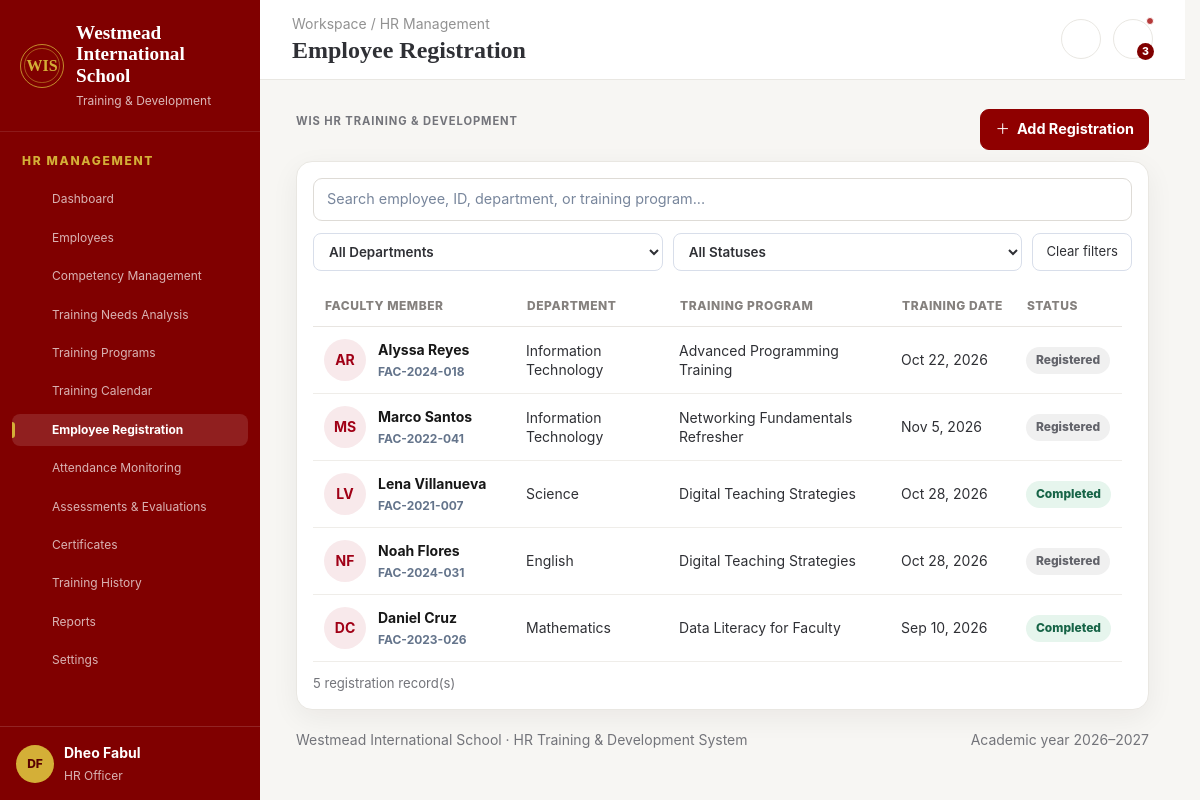
/admin/registrations.php (signed in), run on the app's committed database.
### tables this page shows
CREATE TABLE `registrations` (
  `id` int(10) UNSIGNED NOT NULL,
  `employee_id` int(10) UNSIGNED NOT NULL,
  `program_id` int(10) UNSIGNED NOT NULL,
  `status` enum('Registered','In Progress','Completed','Withdrawn') NOT NULL DEFAULT 'Registered',
  `registered_at` timestamp NOT NULL DEFAULT current_timestamp()
);

CREATE TABLE `employees` (
  `id` int(10) UNSIGNED NOT NULL,
  `employee_code` varchar(30) NOT NULL,
  `first_name` varchar(80) NOT NULL,
  `last_name` varchar(80) NOT NULL,
  `email` varchar(160) NOT NULL,
  `phone` varchar(35) DEFAULT NULL,
  `department` varchar(100) NOT NULL,
  `job_title` varchar(120) NOT NULL,
  `specialization` varchar(120) NOT NULL,
  `hire_date` date DEFAULT NULL,
  `employment_status` enum('Active','On Leave','Inactive') NOT NULL DEFAULT 'Active',
  `created_at` timestamp NOT NULL DEFAULT current_timestamp()
);

CREATE TABLE `training_programs` (
  `id` int(10) UNSIGNED NOT NULL,
  `title` varchar(180) NOT NULL,
  `category` varchar(120) NOT NULL,
  `specialization` varchar(120) NOT NULL,
  `description` text DEFAULT NULL,
  `trainer_user_id` int(10) UNSIGNED DEFAULT NULL,
  `start_date` date NOT NULL,
  `end_date` date DEFAULT NULL,
  `start_time` time DEFAULT NULL,
  `venue` varchar(160) DEFAULT NULL,
  `capacity` smallint(5) UNSIGNED NOT NULL DEFAULT 30,
  `status` enum('Draft','Upcoming','Ongoing','Completed','Cancelled') NOT NULL DEFAULT 'Upcoming',
  `created_by` int(10) UNSIGNED DEFAULT NULL,
  `created_at` timestamp NOT NULL DEFAULT current_timestamp()
);

### admin/registrations.php (the view, shortened to what this page needs)
<?php
require_once __DIR__ . '/../includes/page_bootstrap.php';
function render_registration(PDO $pdo): string
{
    $emps = employees_for($pdo);
    $progs = program_select($pdo);
    $joined = $pdo->query(
        'SELECT r.id, r.status, r.registered_at, r.employee_id, r.program_id, '
            . 'e.employee_code, e.first_name, e.last_name, e.department, '
            . 'p.title, p.start_date '
            . 'FROM registrations r '
            . 'JOIN employees e ON e.id = r.employee_id '
            . 'JOIN training_programs p ON p.id = r.program_id '
            . 'ORDER BY r.registered_at DESC'
    )->fetchAll(PDO::FETCH_ASSOC);
    $departments = [];
    foreach ($joined as $r) {
        $department = trim((string)($r['department'] ?? ''));
        if ($department !== '') {
            $departments[$department] = $department;
        }
    }
    natcasesort($departments);
    $statuses = [];
    foreach ($joined as $r) {
        $status = trim((string)($r['status'] ?? ''));
        if ($status !== '') {
            $statuses[$status] = $status;
        }
    }
    natcasesort($statuses);
    $html = '<div class="registration-page">';
    $html .= '<div class="registration-page-heading">'
        . '<div class="registration-page-intro">'
        . page_intro(
            '',
            ''
        )
        . '</div>'
        . '<button type="button" class="registration-add-btn" '
        . 'id="openRegistrationModal">'
        . '<span aria-hidden="true">＋</span> Add Registration'
        . '</button>'
        . '</div>';
    $html .= '<section class="card registration-history-card">';
    $html .= '<div class="registration-filters">'
        . '<input type="search" id="registrationSearch" '
        . 'placeholder="Search employee, ID, department, or training program..." '
        . 'aria-label="Search registrations">';
    $html .= '<div class="registration-filter-row">'
        . '<select id="registrationDepartment" aria-label="Filter by department">'
        . '<option value="">All Departments</option>';
    foreach ($departments as $department) {
        $html .= '<option value="' . h($department) . '">'
            . h($department) . '</option>';
    }
    $html .= '</select>'
        . '<select id="registrationStatus" aria-label="Filter by status">'
        . '<option value="">All Statuses</option>';
    foreach ($statuses as $status) {
        $html .= '<option value="' . h($status) . '">'
            . h($status) . '</option>';
    }
    $html .= '</select>'
        . '<button type="button" class="registration-clear-filters" '
        . 'id="clearRegistrationFilters">Clear filters</button>'
        . '</div></div>';
    $html .= '<div class="table-wrap registration-table-wrap" data-max-rows="5">'
        . '<table class="registration-table" id="registrationTable">'
        . '<thead><tr>'
        . '<th>FACULTY MEMBER</th>'
        . '<th>DEPARTMENT</th>'
        . '<th>TRAINING PROGRAM</th>'
        . '<th>TRAINING DATE</th>'
        . '<th>STATUS</th>'
        . '</tr></thead><tbody>';
    foreach ($joined as $r) {
        $employeeCode = (string)($r['employee_code'] ?? '');
        $employeeName = trim(
            (string)($r['first_name'] ?? '') . ' '
                . (string)($r['last_name'] ?? '')
        );
        $firstName = trim((string)($r['first_name'] ?? ''));
        $lastName = trim((string)($r['last_name'] ?? ''));
        $initials = strtoupper(
            (function_exists('mb_substr') ? mb_substr($firstName, 0, 1) : substr($firstName, 0, 1))
                . (function_exists('mb_substr') ? mb_substr($lastName, 0, 1) : substr($lastName, 0, 1))
        );
        $department = (string)($r['department'] ?? '');
        $programTitle = (string)($r['title'] ?? '');
        $status = (string)($r['status'] ?? '');
        $trainingDate = !empty($r['start_date'])
            ? date('Y-m-d', strtotime((string)$r['start_date']))
            : '';
        $searchText = strtolower(
            $employeeCode . ' ' . $employeeName . ' '
                . $department . ' ' . $programTitle . ' ' . $status
        );
        $html .= '<tr data-search="' . h($searchText) . '" '
            . 'data-department="' . h($department) . '" '
            . 'data-status="' . h($status) . '">';
        $html .= '<td>'
            . '<div class="registration-faculty-member">'
            . '<span class="registration-faculty-avatar" aria-hidden="true">'
            . h($initials !== '' ? $initials : '?')
            . '</span>'
            . '<span class="registration-faculty-details">'
            . '<strong>' . h($employeeName !== '' ? $employeeName : 'Unknown employee') . '</strong>'
            . '<small>' . h($employeeCode) . '</small>'
            . '</span>'
            . '</div>'
            . '</td>'
            . '<td>' . h($department !== '' ? $department : '—') . '</td>'
            . '<td>' . h($programTitle) . '</td>'
            . '<td>' . ($trainingDate !== ''
                ? h(date('M j, Y', strtotime($trainingDate)))
                : '—') . '</td>'
            . '<td>' . badge($status) . '</td>'
            . '</tr>';
    }
    $html .= '</tbody></table></div>';
    $html .= '<div class="registration-table-footer">'
        . '<span id="registrationCount">'
        . count($joined) . ' registration record(s)'
        . '</span></div>';
    $html .= '</section>';
    $html .= '<div class="registration-modal" id="registrationModal" '
        . 'aria-hidden="true">'
        . '<div class="registration-modal-backdrop" '
        . 'data-close-registration-modal></div>'
        . '<section class="registration-modal-dialog" role="dialog" '
        . 'aria-modal="true" aria-labelledby="registrationModalTitle">'
        . '<div class="registration-modal-header">'
        . '<div><h2 id="registrationModalTitle">Add Registration</h2>'
        . '<p>Choose an employee and the training program to enroll them in.</p>'
        . '</div>'
        . '<button type="button" class="registration-modal-close" '
        . 'aria-label="Close modal" data-close-registration-modal>×</button>'
        . '</div>'
        . '<form method="post" class="registration-form">'
        . '<input type="hidden" name="csrf_token" value="'
        . h(csrf_token()) . '">'
        . '<input type="hidden" name="action" value="register_training">'
        . '<div class="form-field">'
        . '<label for="registration-employee">Employee *</label>'
        . '<select id="registration-employee" name="employee_id" required>'
        . '<option value="">Select employee</option>';
    foreach ($emps as $e) {
        $employeeName = trim(
            (string)($e['first_name'] ?? '') . ' '
                . (string)($e['last_name'] ?? '')
        );
        $employeeLabel = trim(
            (string)($e['employee_code'] ?? '') . ' · ' . $employeeName,
            ' ·'
        );
        $html .= '<option value="' . (int)$e['id'] . '">'
            . h($employeeLabel) . '</option>';
    }
    $html .= '</select></div>'
        . '<div class="form-field">'
        . '<label for="registration-program">Training program *</label>'
        . '<select id="registration-program" name="program_id" required>'
        . '<option value="">Select program</option>';
    foreach ($progs as $p) {
        $dateLabel = !empty($p['start_date'])
            ? date('M j, Y', strtotime((string)$p['start_date']))
            : 'Date not set';
        $programLabel = trim(
            (string)($p['title'] ?? '') . ' · ' . $dateLabel,
            ' ·'
        );
        $html .= '<option value="' . (int)$p['id'] . '">'
            . h($programLabel) . '</option>';
    }
    $html .= '</select></div>'
        . '<div class="registration-modal-actions">'
        . '<button type="button" class="btn btn-secondary" '
        . 'data-close-registration-modal>Cancel</button>'
        . '<button type="submit" class="btn">Register employee '
        . icon('arrow', 14) . '</button>'
        . '</div></form></section></div>';
    $html .= '</div>';
    return $html;
}
$content = render_registration($pdo);

### includes/functions.php (shortened to what this page needs)
<?php
function h(mixed $value): string
{
    return htmlspecialchars((string)($value ?? ''), ENT_QUOTES, 'UTF-8');
}
function icon(string $name, int $size = 18): string
{
    return '<svg width="' . $size . '" height="' . $size . '" viewBox="0 0 24 24" fill="none" stroke="currentColor" stroke-width="1.8" stroke-linecap="round" stroke-linejoin="round" aria-hidden="true">' . ($p[$name] ?? $p['grid']) . '</svg>';
}
function badge(string $value): string
{
    $v = strtolower($value);
    $class = 'badge-neutral';
    if (str_contains($v, 'complete') || str_contains($v, 'competent') || str_contains($v, 'present') || str_contains($v, 'approved') || str_contains($v, 'active')) $class = 'badge-success';
    elseif (str_contains($v, 'required') || str_contains($v, 'absent') || str_contains($v, 'overdue') || str_contains($v, 'declined')) $class = 'badge-danger';
    elseif (str_contains($v, 'improve') || str_contains($v, 'pending') || str_contains($v, 'late') || str_contains($v, 'upcoming')) $class = 'badge-warn';
    return '<span class="badge ' . $class . '">' . h($value) . '</span>';
}

### assets/style.css (style rules this page uses)
:root { --font-heading: Georgia, "Times New Roman", serif; --font-body: Inter, ui-sans-serif, system-ui, -apple-system, BlinkMacSystemFont, "Segoe UI", sans-serif; --text-xs: .75rem; --text-sm: .875rem; --text-base: 1rem; --text-lg: 1.125rem; --text-xl: 1.5rem; --text-2xl: 2rem; --text-metric: 1.5rem; --maroon: #800000; --maroon-dark: #590000; --maroon-soft: #f8eded; --gold: #d4af37; --gold-soft: #fff8df; --cream: #fff9ed; --ink: #2f3035; --muted: #73747a; --line: #e9e7e2; --green: #237a57; --green-soft: #eaf7f1; --red: #b53939; --red-soft: #fceded; --blue: #326ca8; --blue-soft: #edf4fb; --shadow: 0 8px 28px rgba(36, 24, 20, .06); font-family: var(--font-body); font-size: var(--text-base); color: var(--ink); background: #f7f6f3; font-synthesis: none; }
*, *::before, *::after { box-sizing: border-box; }
html { min-height: 100%; overflow-y: scroll; scrollbar-gutter: stable; }
body { margin: 0; min-width: 320px; min-height: 100vh; font-family: var(--font-body); color: var(--ink); background: #f7f6f3; line-height: 1.45; }
button, input, select, textarea { font: inherit; }
button { cursor: pointer; }
svg { flex: none; }
.sidebar nav a svg, .sidebar nav button svg { flex: 0 0 18px; width: 18px; height: 18px; }
input, select, textarea { max-width: 100%; }
input:not([type="checkbox"]):not([type="radio"]), select, textarea { width: 100%; min-height: 40px; padding: 9px 11px; border: 1px solid #dedbd5; border-radius: 8px; color: var(--ink); background: #fff; }
.card { min-width: 0; padding: 20px; border: 1px solid var(--line); border-radius: 14px; background: #fff; box-shadow: var(--shadow); }
.table-wrap, .table-responsive { width: 100%; min-width: 0; overflow-x: auto; overscroll-behavior-x: contain; }
table { width: 100%; max-width: 100%; border-collapse: collapse; }
th, td { padding: 12px 14px; border-bottom: 1px solid #efede9; text-align: left; vertical-align: middle; }
th { color: #77777a; background: #faf9f7; font-size: var(--text-xs); font-weight: 800; letter-spacing: .06em; text-transform: uppercase; }
td { font-size: var(--text-sm); }
.badge { display: inline-flex; align-items: center; justify-content: center; gap: 5px; padding: 5px 10px; border-radius: 99px; font-size: var(--text-xs); font-weight: 800; white-space: nowrap; }
.badge-success { color: #176447; background: #e6f5ed; }
.badge-neutral { color: #62636a; background: #f0f0f0; }

### includes/layout.php (style rules this page uses)
html { overflow-y: scroll; scrollbar-gutter: stable; }
.table-wrap { min-width: 0; scrollbar-gutter: stable; overscroll-behavior: contain; }

### data on the page
registrations: employee.last_name "AR", employee.last_name "Alyssa Reyes", employee.employee_code "FAC-2024-018", employee.department "Information Technology", program.title "Advanced Programming Training", program.start_date "Oct 22, 2026", status "Registered"
registrations: employee.last_name "MS", employee.last_name "Marco Santos", employee.employee_code "FAC-2022-041", employee.department "Information Technology", program.title "Networking Fundamentals Refresher", program.start_date "Nov 5, 2026", status "Registered"
registrations: employee.last_name "LV", employee.last_name "Lena Villanueva", employee.employee_code "FAC-2021-007", employee.department "Science", program.title "Digital Teaching Strategies", program.start_date "Oct 28, 2026", status "Completed"
registrations: employee.last_name "NF", employee.last_name "Noah Flores", employee.employee_code "FAC-2024-031", employee.department "English", program.title "Digital Teaching Strategies", program.start_date "Oct 28, 2026", status "Registered"
registrations: employee.last_name "DC", employee.last_name "Daniel Cruz", employee.employee_code "FAC-2023-026", employee.department "Mathematics", program.title "Data Literacy for Faculty", program.start_date "Sep 10, 2026", status "Completed"

### other printed values
$roleText "HR MANAGEMENT"
$label "Dashboard"
$label "Employees"
$label "Competency Management"
$label "Training Needs Analysis"
$label "Training Programs"
$label "Training Calendar"
$label "Employee Registration"
$label "Attendance Monitoring"
$label "Assessments & Evaluations"
$label "Certificates"
$label "Training History"
$label "Reports"
$label "Settings"
$initial "DF"
